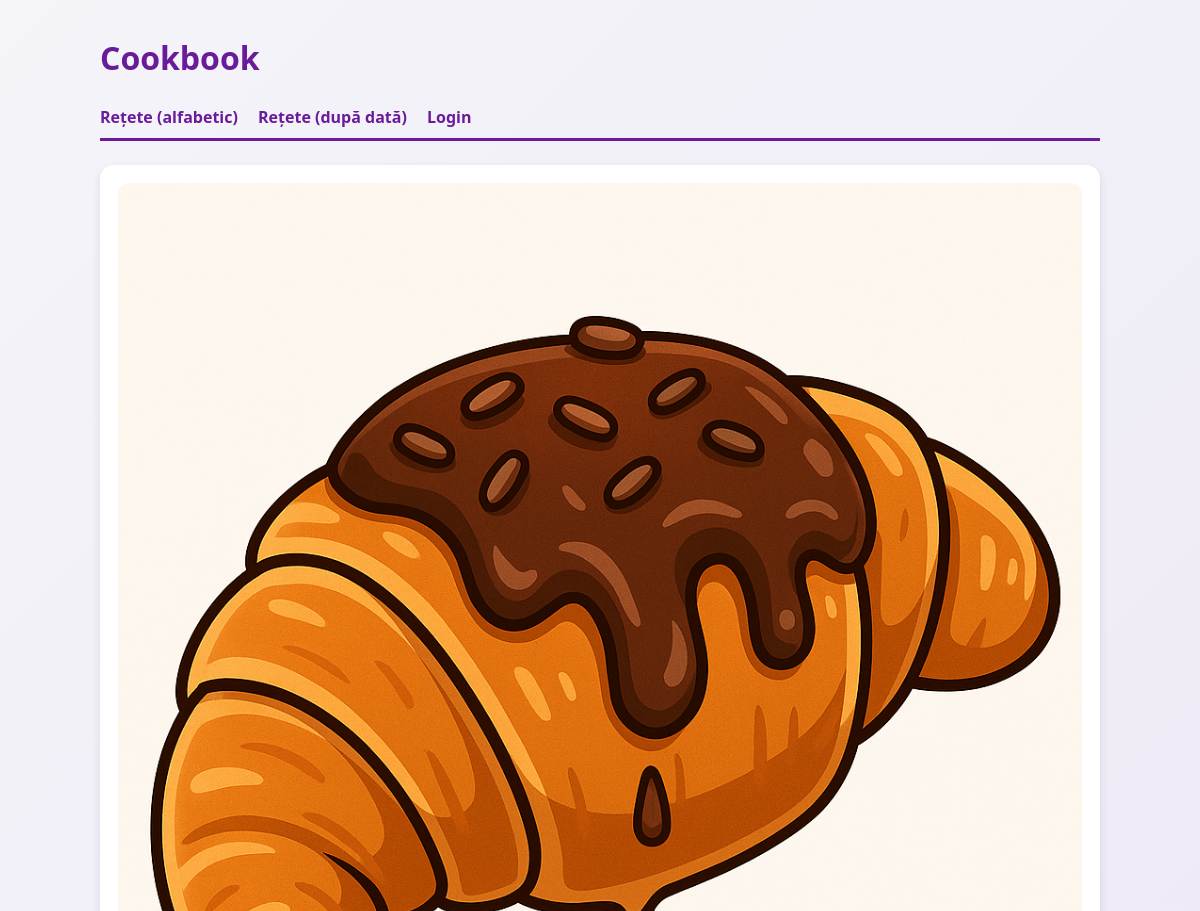
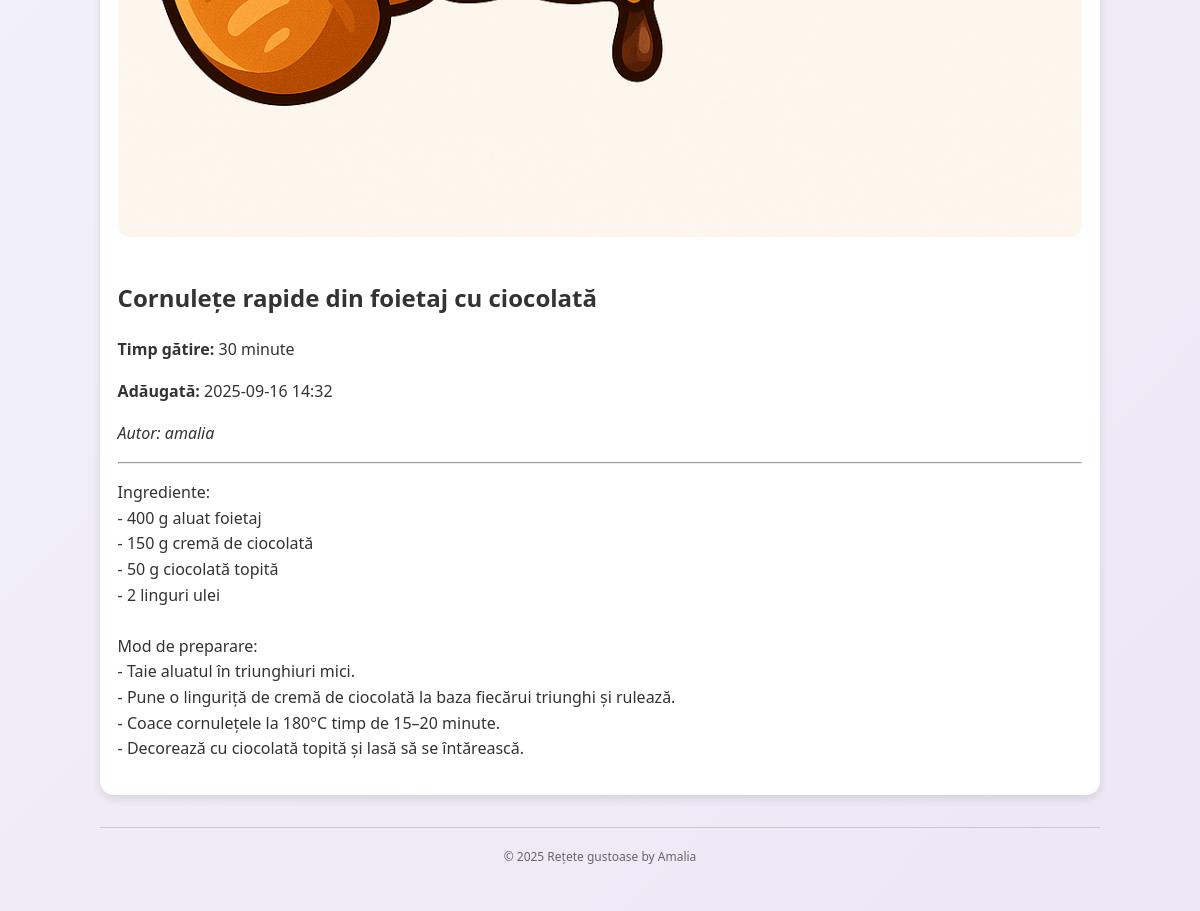
The page /recipe/7/ on the database its author committed (2 pictures, top to bottom).
### recipes/models.py (models this page shows, shortened)
class Recipe(models.Model):
    owner = models.ForeignKey(
        settings.AUTH_USER_MODEL,
        on_delete=models.CASCADE,
        related_name='recipes'
    )
    title = models.CharField("Titlu", max_length=200)
    description = models.TextField("Descriere")
    date_added_str = models.CharField(
        "Data de adăugare (string)",
        max_length=19,
        help_text="Format acceptat: YYYY-MM-DD HH:MM[:SS] — se salvează ca YYYY-MM-DD HH:MM:SS"
    )
    cook_time = models.CharField("Timp de gătire", max_length=50)
    image = models.ImageField("Poză", upload_to="recipes/", blank=True, null=True)
    created_at = models.DateTimeField("Creat la", auto_now_add=True)
    class Meta:
        ordering = ['title']  # pagina principala (/) in ordine alfabetica
        verbose_name = "rețetă"
        verbose_name_plural = "rețete"

### recipes/views.py (the view)
# urls.py: path('recipe/<int:id>/', views.recipe_detail, name='recipe_detail'),
def recipe_detail(request, id):
    recipe = get_object_or_404(Recipe, pk=id)
    return render(request, 'recipes/recipe_detail.html', {'recipe': recipe})

### templates/recipes/recipe_detail.html (shortened to what this page needs)
{% extends 'base.html' %}
{% block content %}
  <article class="card">
    {% if recipe.image %}
      <img src="{{ recipe.image.url }}" alt="{{ recipe.title }}" style="max-width:100%; border-radius:12px; margin-bottom:15px;">
    {% endif %}
    <h1>{{ recipe.title }}</h1>
    <p><strong>Timp gătire:</strong> {{ recipe.cook_time }}</p>
    <p><strong>Adăugată:</strong> {{ recipe.created_at|date:"Y-m-d H:i" }}</p>
    <p><em>Autor: {{ recipe.owner.username }}</em></p>
    <hr>
    <p style="white-space: pre-line">{{ recipe.description }}</p>
  </article>
{% endblock %}

### templates/base.html (style rules this page uses)
body { font-family:'Segoe UI', Tahoma, Geneva, Verdana, sans-serif; background: linear-gradient(135deg, #f4f4f9, #ece7f5); color:#333; margin:2rem auto; max-width:1000px; line-height:1.6; }
.card { background:#fff; border-radius:14px; padding:1.1rem; box-shadow:0 4px 10px rgba(0,0,0,.1); transition:transform .2s ease, box-shadow .2s ease; }

### rows shown on the page
Recipe: image (picture), title "Cornulețe rapide din foietaj cu ciocolată", cook_time "30 minute", created_at "2025-09-16 14:32", owner.username "amalia", description "Ingrediente: - 400 g aluat foietaj - 150 g cremă de ciocolată - 50 g ciocolată topită - 2 linguri ulei Mod de preparare: - Taie aluatul în triunghiuri mici. - Pune o linguriță de cremă de ciocolată la baza fiecărui triunghi și rulează. - Coace cornulețele la 180°C timp de 15–20 minute. - Decorează cu ciocolată topită și lasă să se întărească."
